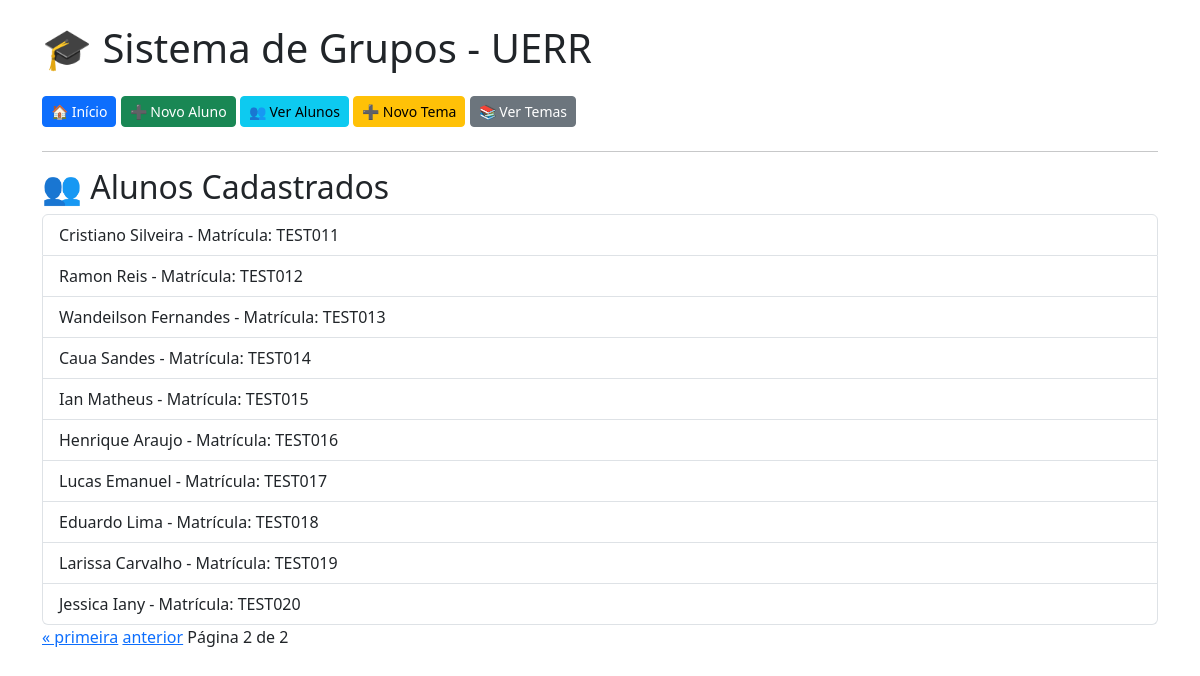
Page /alunos/?page=2 on the committed database.
### sistema/models.py (models this page shows, shortened)
class Aluno(models.Model):
    nome = models.CharField(max_length=100)
    matricula = models.CharField(max_length=20, unique=True)

### sistema/views.py (the view)
# urls.py: path('alunos/', views.listar_alunos, name='listar_alunos'),  # Listar alunos
def listar_alunos(request):
    alunos = Aluno.objects.all()
    paginator = Paginator(alunos, 10)  # 10 alunos por página
    page_number = request.GET.get('page')
    page_obj = paginator.get_page(page_number)
    return render(request, 'listar_alunos.html', {'page_obj': page_obj})

### sistema/templates/listar_alunos.html (shortened to what this page needs)
{% extends "base.html" %}
{% block content %}
<h2>👥 Alunos Cadastrados</h2>
<ul class="list-group">
    {% for aluno in page_obj %}
    <li class="list-group-item">{{ aluno.nome }} - Matrícula: {{ aluno.matricula }}</li>
    {% empty %}
    <li class="list-group-item">Nenhum aluno cadastrado.</li>
    {% endfor %}
</ul>
<div>
    <span class="step-links">
        {% if page_obj.has_previous %}
            <a href="?page=1">&laquo; primeira</a>
            <a href="?page={{ page_obj.previous_page_number }}">anterior</a>
        {% endif %}
        <span>Página {{ page_obj.number }} de {{ page_obj.paginator.num_pages }}</span>
    </span>
</div>
{% endblock %}

### rows in the picture
Aluno: nome "Cristiano Silveira", matricula "TEST011"
Aluno: nome "Ramon Reis", matricula "TEST012"
Aluno: nome "Wandeilson Fernandes", matricula "TEST013"
Aluno: nome "Caua Sandes", matricula "TEST014"
Aluno: nome "Ian Matheus", matricula "TEST015"
Aluno: nome "Henrique Araujo", matricula "TEST016"
Aluno: nome "Lucas Emanuel", matricula "TEST017"
Aluno: nome "Eduardo Lima", matricula "TEST018"
Aluno: nome "Larissa Carvalho", matricula "TEST019"
Aluno: nome "Jessica Iany", matricula "TEST020"

### other values in the picture
{{ page_obj.number }} "2"
{{ page_obj.paginator.num_pages }} "2"
